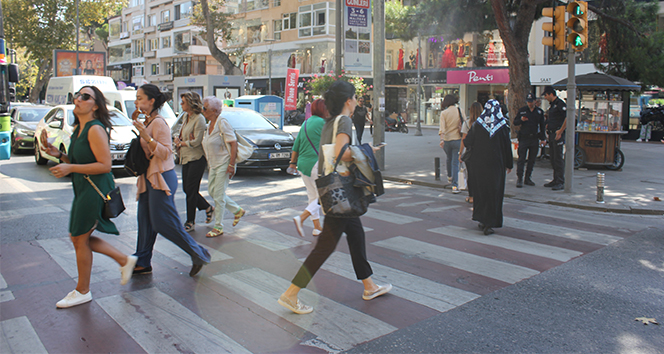
#> input picture Öznitelik_Saptama_Tanımlama/HOG_Pedestrian_Detection/yaya.jpg, 664 x 354 px, found by its file name
$ python hog.py
#> lines starting #> are read from the running program, lines starting #| are printed output that depends on the picture; after the words box and inside, x2 and y2 are one past the last pixel; in counts of white or black regions, pixels touching at a corner belong together
# HOG

import cv2
import numpy as np

src = cv2.imread("HOG_Pedestrian_Detection/yaya.jpg")
#> src is the input picture: shape (354, 664, 3); mean B, G, R 120.7, 119.2, 119.1
hog = cv2.HOGDescriptor()
hog.setSVMDetector(cv2.HOGDescriptor_getDefaultPeopleDetector())

rects, weights = hog.detectMultiScale(src,
                                      winStride=(4, 4),
                                      padding=(8, 8),
                                      scale=1.5)
#> rects = [[420, 79, 64, 128], [496, 78, 64, 128], [527, 79, 64, 128], [440, 74, 96, 192], [41, 74, 96, 192], [147, 69, 96, 192], [301, 118, 96, 192], [417, 0, 144, 282], [274, 47, 144, 288]]; weights = [2.67, 1.74, 1.94, 2.44, 0.803, 0.885, 0.737, 0.509, 0.884]

for (x, y, w, h) in rects:
    cv2.rectangle(src, (x, y), (x + w, y + h), (0, 25, 0), 2)
#> this loop made 9 passes
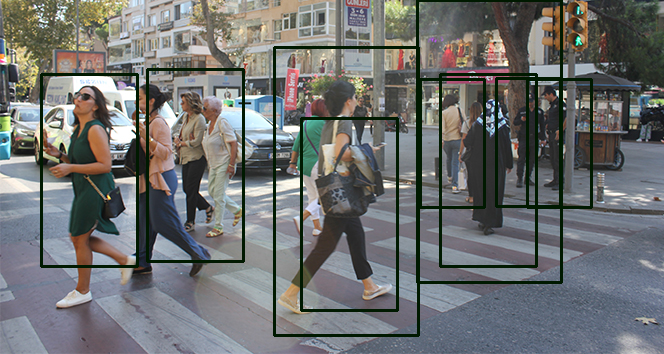
#> src: shape (354, 664, 3); 6.07% of pixels changed, all inside (x1, y1, x2, y2) = (40, 0, 593, 337)

cv2.imshow("hog_detection", src)
cv2.waitKey(1)
